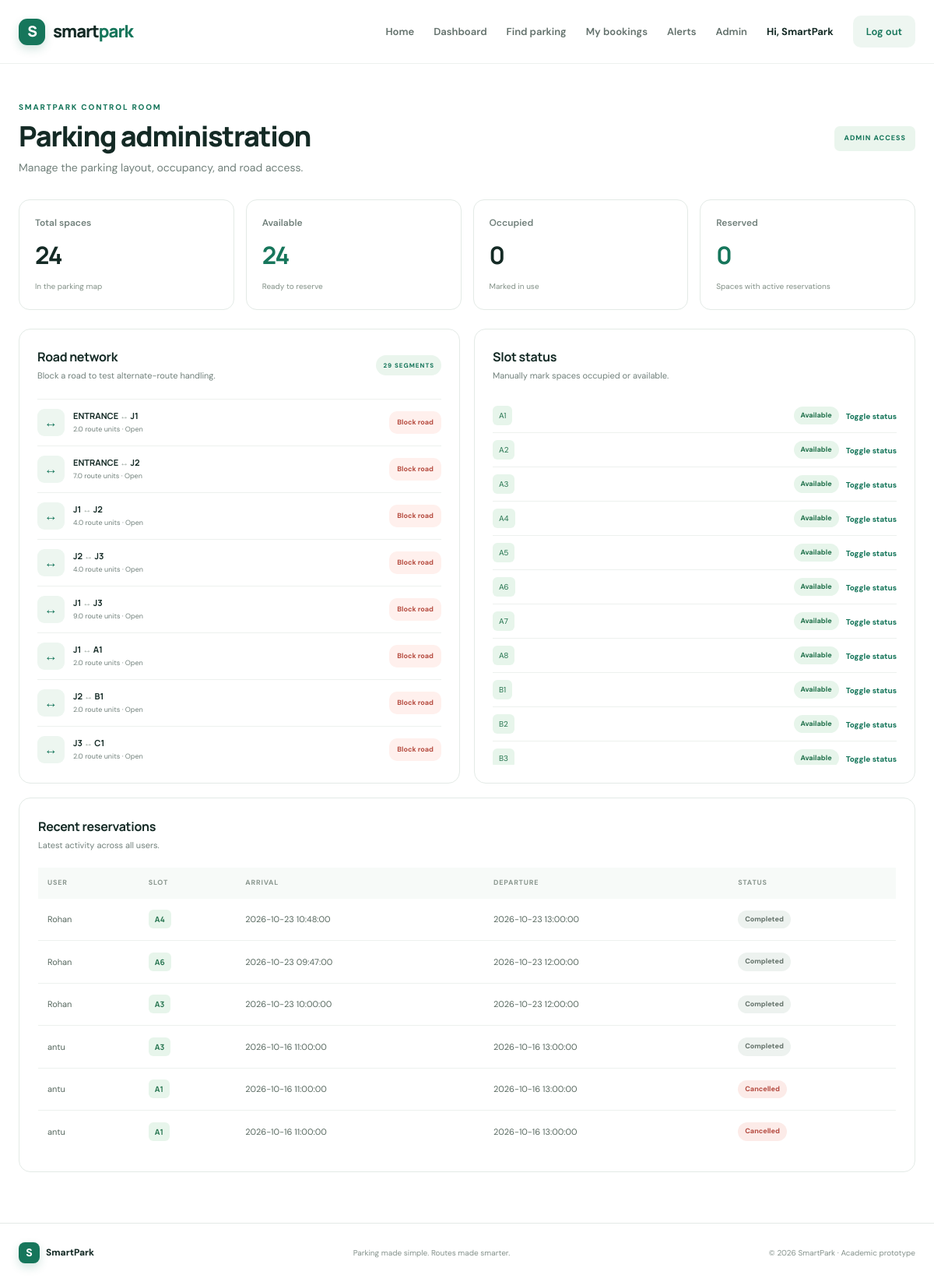
The page /admin (signed in) on the database its author committed.
### tables this page shows
CREATE TABLE users (
      id INTEGER PRIMARY KEY AUTOINCREMENT,
      name TEXT NOT NULL,
      email TEXT UNIQUE COLLATE NOCASE,
      phone TEXT UNIQUE,
      password_hash TEXT NOT NULL,
      role TEXT NOT NULL DEFAULT 'user',
      created_at TEXT NOT NULL
    );

CREATE TABLE roads (
      id INTEGER PRIMARY KEY AUTOINCREMENT,
      node_a TEXT NOT NULL,
      node_b TEXT NOT NULL,
      distance REAL NOT NULL,
      blocked INTEGER NOT NULL DEFAULT 0,
      UNIQUE(node_a, node_b)
    );

CREATE TABLE slots (
      id INTEGER PRIMARY KEY AUTOINCREMENT,
      label TEXT NOT NULL UNIQUE,
      row_name TEXT NOT NULL,
      node TEXT NOT NULL UNIQUE,
      size TEXT NOT NULL DEFAULT 'standard',
      accessible INTEGER NOT NULL DEFAULT 0,
      ev_charging INTEGER NOT NULL DEFAULT 0,
      base_status TEXT NOT NULL DEFAULT 'available'
    );

CREATE TABLE reservations (
      id INTEGER PRIMARY KEY AUTOINCREMENT,
      user_id INTEGER NOT NULL REFERENCES users(id),
      slot_id INTEGER NOT NULL REFERENCES slots(id),
      start_at TEXT NOT NULL,
      end_at TEXT NOT NULL,
      status TEXT NOT NULL DEFAULT 'confirmed',
      created_at TEXT NOT NULL
    , arrived INTEGER NOT NULL DEFAULT 0);

### app.py (the view)
@app.route('/admin')
@admin_required
def admin():
    con = db()
    data = stats(con)
    roads = con.execute('SELECT * FROM roads ORDER BY id').fetchall()
    slots = all_slots(con)
    recent = con.execute("""
        SELECT r.*, s.label, u.name
        FROM reservations r
        JOIN slots s ON s.id = r.slot_id
        JOIN users u ON u.id = r.user_id
        ORDER BY r.created_at DESC
        LIMIT 10
    """).fetchall()
    con.close()
    return render_template(
        'admin.html',
        stats=data,
        roads=roads,
        slots=slots,
        reservations=recent
    )

### app.py (called while the page is built)
def db():
    conn = sqlite3.connect(DB_PATH)
    conn.row_factory = sqlite3.Row
    conn.execute('PRAGMA foreign_keys = ON')
    return conn

def now_text():
    return datetime.now().replace(microsecond=0).isoformat(sep=' ')

def admin_required(fn):
    @wraps(fn)
    def wrapped(*args, **kwargs):
        if not session.get('user_id'):
            return redirect(url_for('login'))
        if session.get('role') != 'admin':
            abort(403)
        return fn(*args, **kwargs)
    return wrapped

def current_user():
    if not session.get('user_id'):
        return None
    con = db()
    user = con.execute("""
        SELECT id, name, email, phone, role
        FROM users WHERE id = ?
    """, (session['user_id'],)).fetchone()
    con.close()
    return user

def slot_status(con, slot):
    if slot['base_status'] == 'occupied':
        return 'occupied'
    now = now_text()
    reservation = con.execute("""
        SELECT arrived
        FROM reservations
        WHERE slot_id = ?
          AND status = 'confirmed'
          AND end_at > ?
        ORDER BY start_at ASC
        LIMIT 1
    """, (slot['id'], now)).fetchone()
    if reservation and reservation['arrived']:
        return 'occupied'
    if reservation:
        return 'reserved'
    return 'available'

def all_slots(con):
    result = []
    rows = con.execute("""
        SELECT * FROM slots
        ORDER BY row_name, CAST(substr(label, 2) AS INTEGER)
    """)
    for slot in rows:
        item = dict(slot)
        item['status'] = slot_status(con, slot)
        result.append(item)
    return result

def stats(con):
    slots = all_slots(con)
    total = len(slots)
    occupied = sum(s['status'] == 'occupied' for s in slots)
    reserved = sum(s['status'] == 'reserved' for s in slots)
    available = sum(s['status'] == 'available' for s in slots)
    occupancy = round(occupied * 100 / total) if total else 0
    return {
        'total': total,
        'occupied': occupied,
        'reserved': reserved,
        'available': available,
        'occupancy': occupancy
    }

@app.context_processor
def inject_globals():
    return {
        'current_user': current_user(),
        'year': datetime.now().year
    }

### templates/admin.html (shortened to what this page needs)
{% extends 'base.html' %}
{% block content %}
<section class="page-head wrap">
  <div>
    <div class="eyebrow">SMARTPARK CONTROL ROOM</div>
    <h1>Parking administration</h1>
    <p>Manage the parking layout, occupancy, and road access.</p>
  </div>
  <span class="admin-pill">ADMIN ACCESS</span>
</section>
<section class="metric-grid wrap">
  <div class="metric-card">
    <span>Total spaces</span>
    <strong>{{ stats.total }}</strong>
    <small>In the parking map</small>
  </div>
  <div class="metric-card">
    <span>Available</span>
    <strong class="green-text">{{ stats.available }}</strong>
    <small>Ready to reserve</small>
  </div>
  <div class="metric-card">
    <span>Occupied</span>
    <strong>{{ stats.occupied }}</strong>
    <small>Marked in use</small>
  </div>
  <div class="metric-card">
    <span>Reserved</span>
    <strong class="green-text">{{ stats.reserved }}</strong>
    <small>Spaces with active reservations</small>
  </div>
</section>
<section class="admin-grid wrap">
  <div class="panel">
    <div class="panel-heading">
      <div>
        <h2>Road network</h2>
        <p>Block a road to test alternate-route handling.</p>
      </div>
      <span class="step-pill">
        {{ roads|length }} SEGMENTS
      </span>
    </div>
    <div class="road-list">
      {% for road in roads %}
      <div class="road-row">
        <div class="road-icon {% if road['blocked'] %}blocked-road{% endif %}">
          ↔
        </div>
        <div class="road-name">
          <strong>
            {{ road['node_a'] }} <span>↔</span> {{ road['node_b'] }}
          </strong>
          <small>
            {{ road['distance'] }} route units ·
            {% if road['blocked'] %}Blocked{% else %}Open{% endif %}
          </small>
        </div>
        <form
          method="post"
          action="{{ url_for('toggle_road', road_id=road['id']) }}"
        >
          <button
            type="submit"
            class="btn {% if road['blocked'] %}secondary{% else %}danger-btn{% endif %} small-btn"
          >
            {% if road['blocked'] %}Reopen{% else %}Block road{% endif %}
          </button>
        </form>
      </div>
      {% else %}
      <p>No roads are configured yet.</p>
      {% endfor %}
    </div>
  </div>
  <div class="panel">
    <div class="panel-heading">
      <div>
        <h2>Slot status</h2>
        <p>Manually mark spaces occupied or available.</p>
      </div>
    </div>
    <div class="admin-slot-list">
      {% for slot in slots %}
      <div class="admin-slot-row">
        <span class="slot-label">{{ slot['label'] }}</span>
        <span class="status-chip {{ slot.status }}">
          {{ slot.status }}
        </span>
        <form
          method="post"
          action="{{ url_for('toggle_slot', slot_id=slot['id']) }}"
        >
          <button type="submit" class="link-button">
            Toggle status
          </button>
        </form>
      </div>
      {% else %}
      <p>No parking spaces are configured yet.</p>
      {% endfor %}
    </div>
  </div>
</section>
<section class="panel table-panel wrap admin-recent">
  <div class="panel-heading">
    <div>
      <h2>Recent reservations</h2>
      <p>Latest activity across all users.</p>
    </div>
  </div>
  <div class="table-scroll">
    <table>
      <thead>
        <tr>
          <th>User</th>
          <th>Slot</th>
          <th>Arrival</th>
          <th>Departure</th>
          <th>Status</th>
        </tr>
      </thead>
      <tbody>
        {% for r in reservations %}
        <tr>
          <td>{{ r['name'] }}</td>
          <td>
            <strong class="slot-label">{{ r['label'] }}</strong>
          </td>
          <td>{{ r['start_at'] }}</td>
          <td>{{ r['end_at'] }}</td>
          <td>
            <span class="status-chip {{ r['status'] }}">
              {{ r['status'] }}
            </span>
          </td>
        </tr>
        {% else %}
        <tr>
          <td colspan="5">No reservations yet.</td>
        </tr>
        {% endfor %}
      </tbody>
    </table>
  </div>
</section>
{% endblock %}

### templates/base.html (shortened to what this page needs)
<!doctype html>
<html lang="en">
<head>
    <link rel="stylesheet"
          href="{{ url_for('static', filename='style.css') }}">
</head>
<body>
    <header class="topbar">
        <a class="brand" href="{{ url_for('index') }}">
            <span class="brand-mark">S</span>
            <span>smart<span class="brand-accent">park</span></span>
        </a>
        <nav>
            <a href="{{ url_for('index') }}">Home</a>
            {% if current_user %}
                <a href="{{ url_for('dashboard') }}">Dashboard</a>
                <a href="{{ url_for('book') }}">Find parking</a>
                <a href="{{ url_for('reservations') }}">My bookings</a>
                <a href="{{ url_for('alerts') }}">Alerts</a>
                {% if current_user['role'] == 'admin' %}
                    <a href="{{ url_for('admin') }}">Admin</a>
                {% endif %}
                <span class="nav-user">
                    Hi, {{ current_user['name'].split()[0] }}
                </span>
                <a class="nav-cta subtle-cta"
                   href="{{ url_for('logout') }}">
                    Log out
                </a>
            {% else %}
                <a href="{{ url_for('login') }}">Log in</a>
                <a class="nav-cta" href="{{ url_for('register') }}">
                    Create account <span>↗</span>
                </a>
            {% endif %}
        </nav>
    </header>
    <main>
        {% block content %}{% endblock %}
    </main>
    <footer>
        <div class="footer-brand">
            <span class="brand-mark small">S</span>
            SmartPark
        </div>
        <span>Parking made simple. Routes made smarter.</span>
        <span>© {{ year }} SmartPark · Academic prototype</span>
    </footer>
</body>
</html>

### rows shown on the page
users: name "SmartPark"
roads: node_a "ENTRANCE", node_b "J1", distance "2.0", blocked "Open"
roads: node_a "ENTRANCE", node_b "J2", distance "7.0", blocked "Open"
roads: node_a "J1", node_b "J2", distance "4.0", blocked "Open"
roads: node_a "J2", node_b "J3", distance "4.0", blocked "Open"
roads: node_a "J1", node_b "J3", distance "9.0", blocked "Open"
roads: node_a "J1", node_b "A1", distance "2.0", blocked "Open"
roads: node_a "J2", node_b "B1", distance "2.0", blocked "Open"
roads: node_a "J3", node_b "C1", distance "2.0", blocked "Open"
slots: label "A1", status "Available"
slots: label "A2", status "Available"
slots: label "A3", status "Available"
slots: label "A4", status "Available"
slots: label "A5", status "Available"
slots: label "A6", status "Available"
slots: label "A7", status "Available"
slots: label "A8", status "Available"
slots: label "B1", status "Available"
slots: label "B2", status "Available"
slots: label "B3", status "Available"
reservations: name "Rohan", label "A4", start_at "2026-10-23 10:48:00", end_at "2026-10-23 13:00:00", status "Completed"
reservations: name "Rohan", label "A6", start_at "2026-10-23 09:47:00", end_at "2026-10-23 12:00:00", status "Completed"
reservations: name "Rohan", label "A3", start_at "2026-10-23 10:00:00", end_at "2026-10-23 12:00:00", status "Completed"
reservations: name "antu", label "A3", start_at "2026-10-16 11:00:00", end_at "2026-10-16 13:00:00", status "Completed"
reservations: name "antu", label "A1", start_at "2026-10-16 11:00:00", end_at "2026-10-16 13:00:00", status "Cancelled"
reservations: name "antu", label "A1", start_at "2026-10-16 11:00:00", end_at "2026-10-16 13:00:00", status "Cancelled"

### other values the page prints
{{ stats.total }} "24"
{{ stats.available }} "24"
{{ stats.occupied }} "0"
{{ stats.reserved }} "0"
{{ roads|length }} "29"
